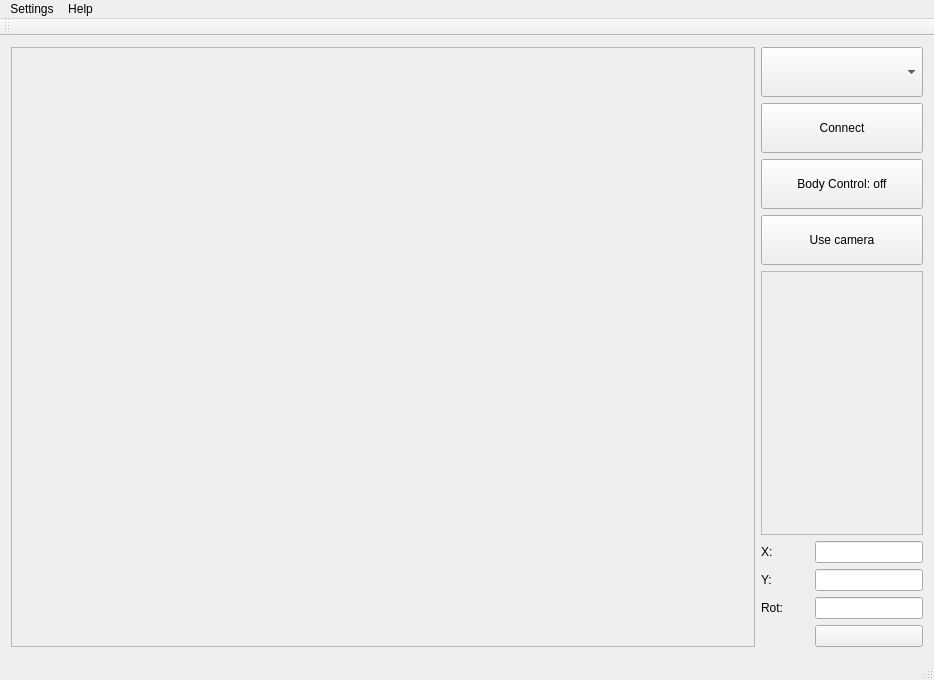
<?xml version="1.0" encoding="UTF-8"?>
<ui version="4.0">
 <class>MainWindow</class>
 <widget class="QMainWindow" name="MainWindow">
  <property name="geometry">
   <rect>
    <x>0</x>
    <y>0</y>
    <width>934</width>
    <height>680</height>
   </rect>
  </property>
  <property name="windowTitle">
   <string>MainWindow</string>
  </property>
  <widget class="QWidget" name="centralWidget">
   <layout class="QGridLayout" name="gridLayout">
    <item row="2" column="5">
     <layout class="QHBoxLayout" name="controllerLayout"/>
    </item>
    <item row="0" column="5">
     <layout class="QGridLayout" name="topGridLayout">
      <item row="0" column="2">
       <widget class="QFrame" name="frame">
        <property name="sizePolicy">
         <sizepolicy hsizetype="MinimumExpanding" vsizetype="Expanding">
          <horstretch>0</horstretch>
          <verstretch>0</verstretch>
         </sizepolicy>
        </property>
        <property name="minimumSize">
         <size>
          <width>600</width>
          <height>450</height>
         </size>
        </property>
        <property name="frameShape">
         <enum>QFrame::StyledPanel</enum>
        </property>
        <property name="frameShadow">
         <enum>QFrame::Raised</enum>
        </property>
       </widget>
      </item>
      <item row="0" column="4">
       <layout class="QVBoxLayout" name="verticalLayout">
        <item>
         <layout class="QVBoxLayout" name="topRightLayout">
          <item alignment="Qt::AlignHCenter">
           <widget class="QComboBox" name="ipComboBox">
            <property name="enabled">
             <bool>true</bool>
            </property>
            <property name="sizePolicy">
             <sizepolicy hsizetype="Fixed" vsizetype="Fixed">
              <horstretch>0</horstretch>
              <verstretch>0</verstretch>
             </sizepolicy>
            </property>
            <property name="minimumSize">
             <size>
              <width>162</width>
              <height>50</height>
             </size>
            </property>
            <property name="maximumSize">
             <size>
              <width>200</width>
              <height>16777215</height>
             </size>
            </property>
            <property name="iconSize">
             <size>
              <width>16</width>
              <height>16</height>
             </size>
            </property>
           </widget>
          </item>
          <item alignment="Qt::AlignHCenter">
           <widget class="QPushButton" name="pushButton_9">
            <property name="sizePolicy">
             <sizepolicy hsizetype="Fixed" vsizetype="Fixed">
              <horstretch>0</horstretch>
              <verstretch>0</verstretch>
             </sizepolicy>
            </property>
            <property name="minimumSize">
             <size>
              <width>162</width>
              <height>50</height>
             </size>
            </property>
            <property name="text">
             <string>Connect</string>
            </property>
           </widget>
          </item>
          <item alignment="Qt::AlignHCenter">
           <widget class="QPushButton" name="bodyControlButton">
            <property name="sizePolicy">
             <sizepolicy hsizetype="Fixed" vsizetype="Fixed">
              <horstretch>0</horstretch>
              <verstretch>0</verstretch>
             </sizepolicy>
            </property>
            <property name="minimumSize">
             <size>
              <width>162</width>
              <height>50</height>
             </size>
            </property>
            <property name="text">
             <string>Body Control: off</string>
            </property>
           </widget>
          </item>
          <item alignment="Qt::AlignHCenter">
           <widget class="QPushButton" name="pushButton">
            <property name="sizePolicy">
             <sizepolicy hsizetype="Fixed" vsizetype="Fixed">
              <horstretch>0</horstretch>
              <verstretch>0</verstretch>
             </sizepolicy>
            </property>
            <property name="minimumSize">
             <size>
              <width>162</width>
              <height>50</height>
             </size>
            </property>
            <property name="text">
             <string>Use camera</string>
            </property>
           </widget>
          </item>
         </layout>
        </item>
        <item>
         <widget class="QFrame" name="minLidarFrame">
          <property name="frameShape">
           <enum>QFrame::StyledPanel</enum>
          </property>
          <property name="frameShadow">
           <enum>QFrame::Raised</enum>
          </property>
         </widget>
        </item>
        <item>
         <layout class="QVBoxLayout" name="verticalLayout_2">
          <item>
           <layout class="QGridLayout" name="gridLayout_3">
            <item row="2" column="0">
             <widget class="QLabel" name="label_2">
              <property name="text">
               <string>Y:</string>
              </property>
             </widget>
            </item>
            <item row="2" column="1">
             <widget class="QLineEdit" name="lineEdit_3">
              <property name="sizePolicy">
               <sizepolicy hsizetype="Fixed" vsizetype="Fixed">
                <horstretch>0</horstretch>
                <verstretch>0</verstretch>
               </sizepolicy>
              </property>
              <property name="focusPolicy">
               <enum>Qt::NoFocus</enum>
              </property>
              <property name="readOnly">
               <bool>true</bool>
              </property>
             </widget>
            </item>
            <item row="1" column="0">
             <widget class="QLabel" name="label">
              <property name="text">
               <string>X:</string>
              </property>
             </widget>
            </item>
            <item row="1" column="1">
             <widget class="QLineEdit" name="lineEdit_2">
              <property name="sizePolicy">
               <sizepolicy hsizetype="Fixed" vsizetype="Fixed">
                <horstretch>0</horstretch>
                <verstretch>0</verstretch>
               </sizepolicy>
              </property>
              <property name="focusPolicy">
               <enum>Qt::NoFocus</enum>
              </property>
              <property name="readOnly">
               <bool>true</bool>
              </property>
             </widget>
            </item>
            <item row="3" column="1">
             <widget class="QLineEdit" name="lineEdit_4">
              <property name="sizePolicy">
               <sizepolicy hsizetype="Fixed" vsizetype="Fixed">
                <horstretch>0</horstretch>
                <verstretch>0</verstretch>
               </sizepolicy>
              </property>
              <property name="focusPolicy">
               <enum>Qt::NoFocus</enum>
              </property>
              <property name="readOnly">
               <bool>true</bool>
              </property>
             </widget>
            </item>
            <item row="3" column="0">
             <widget class="QLabel" name="label_3">
              <property name="text">
               <string>Rot:</string>
              </property>
             </widget>
            </item>
            <item row="4" column="1">
             <widget class="QPushButton" name="emgStopButton">
              <property name="text">
               <string/>
              </property>
              <property name="icon">
               <iconset resource="demoRMR.qrc">
                <normaloff>:/img/emergency_stop_button.png</normaloff>:/img/emergency_stop_button.png</iconset>
              </property>
              <property name="iconSize">
               <size>
                <width>100</width>
                <height>100</height>
               </size>
              </property>
             </widget>
            </item>
           </layout>
          </item>
         </layout>
        </item>
       </layout>
      </item>
     </layout>
    </item>
   </layout>
  </widget>
  <widget class="QMenuBar" name="menuBar">
   <property name="geometry">
    <rect>
     <x>0</x>
     <y>0</y>
     <width>934</width>
     <height>22</height>
    </rect>
   </property>
   <widget class="QMenu" name="menuSettings">
    <property name="title">
     <string>Settings</string>
    </property>
    <addaction name="changeStyleSheet"/>
    <addaction name="actionAdd_motion_buttons"/>
    <addaction name="actionChangeHand"/>
   </widget>
   <widget class="QMenu" name="menuHelp">
    <property name="title">
     <string>Help</string>
    </property>
    <addaction name="actionShowHelp"/>
   </widget>
   <addaction name="menuSettings"/>
   <addaction name="menuHelp"/>
  </widget>
  <widget class="QToolBar" name="mainToolBar">
   <attribute name="toolBarArea">
    <enum>TopToolBarArea</enum>
   </attribute>
   <attribute name="toolBarBreak">
    <bool>false</bool>
   </attribute>
  </widget>
  <widget class="QStatusBar" name="statusBar"/>
  <action name="changeStyleSheet">
   <property name="text">
    <string>Change Style Sheet</string>
   </property>
  </action>
  <action name="actionAdd_motion_buttons">
   <property name="text">
    <string>Add motion buttons</string>
   </property>
  </action>
  <action name="actionChangeHand">
   <property name="checkable">
    <bool>true</bool>
   </property>
   <property name="text">
    <string>Switch to left hand</string>
   </property>
  </action>
  <action name="actionShowHelp">
   <property name="text">
    <string>Show Help</string>
   </property>
  </action>
 </widget>
 <layoutdefault spacing="6" margin="11"/>
 <resources>
  <include location="demoRMR.qrc"/>
 </resources>
 <connections/>
</ui>
